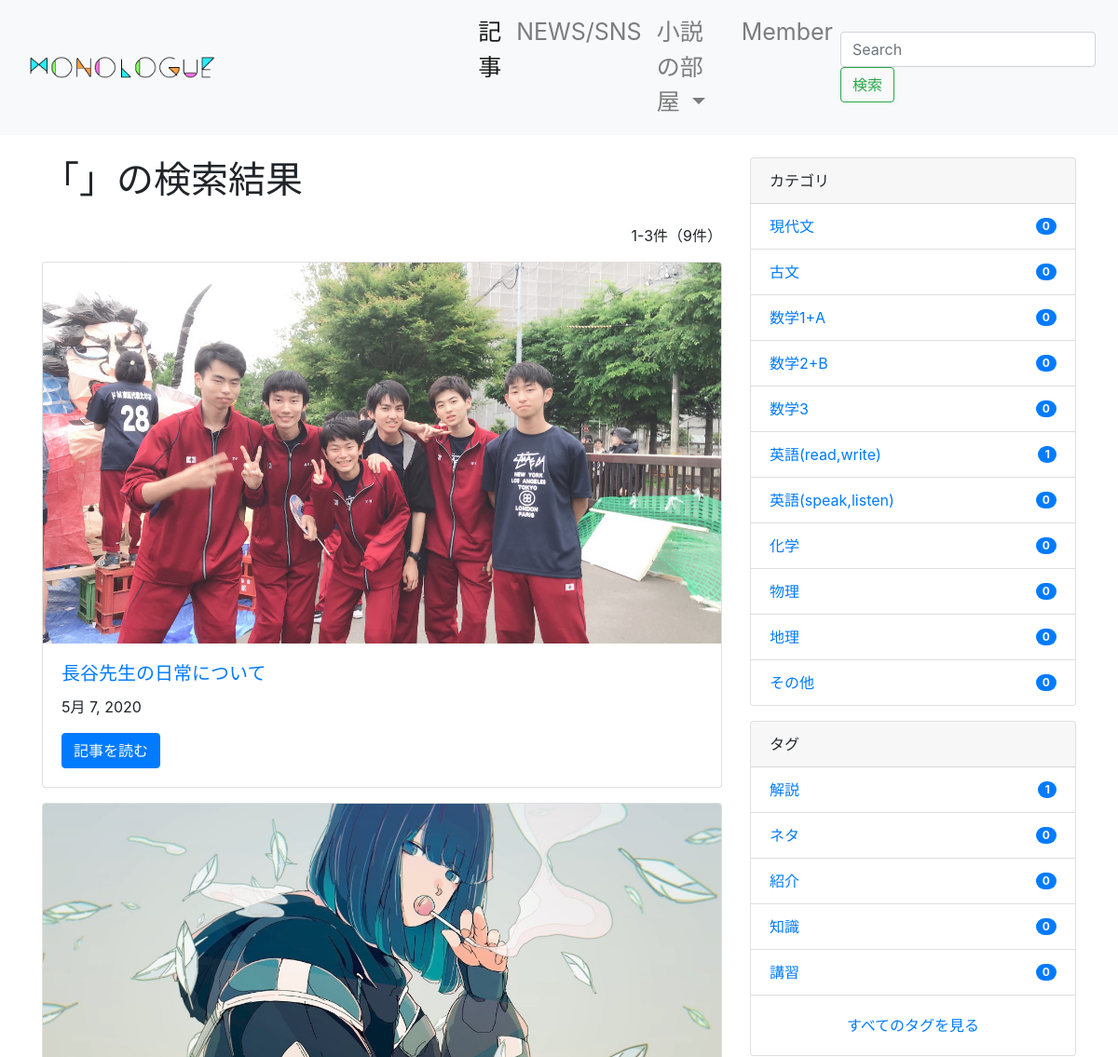
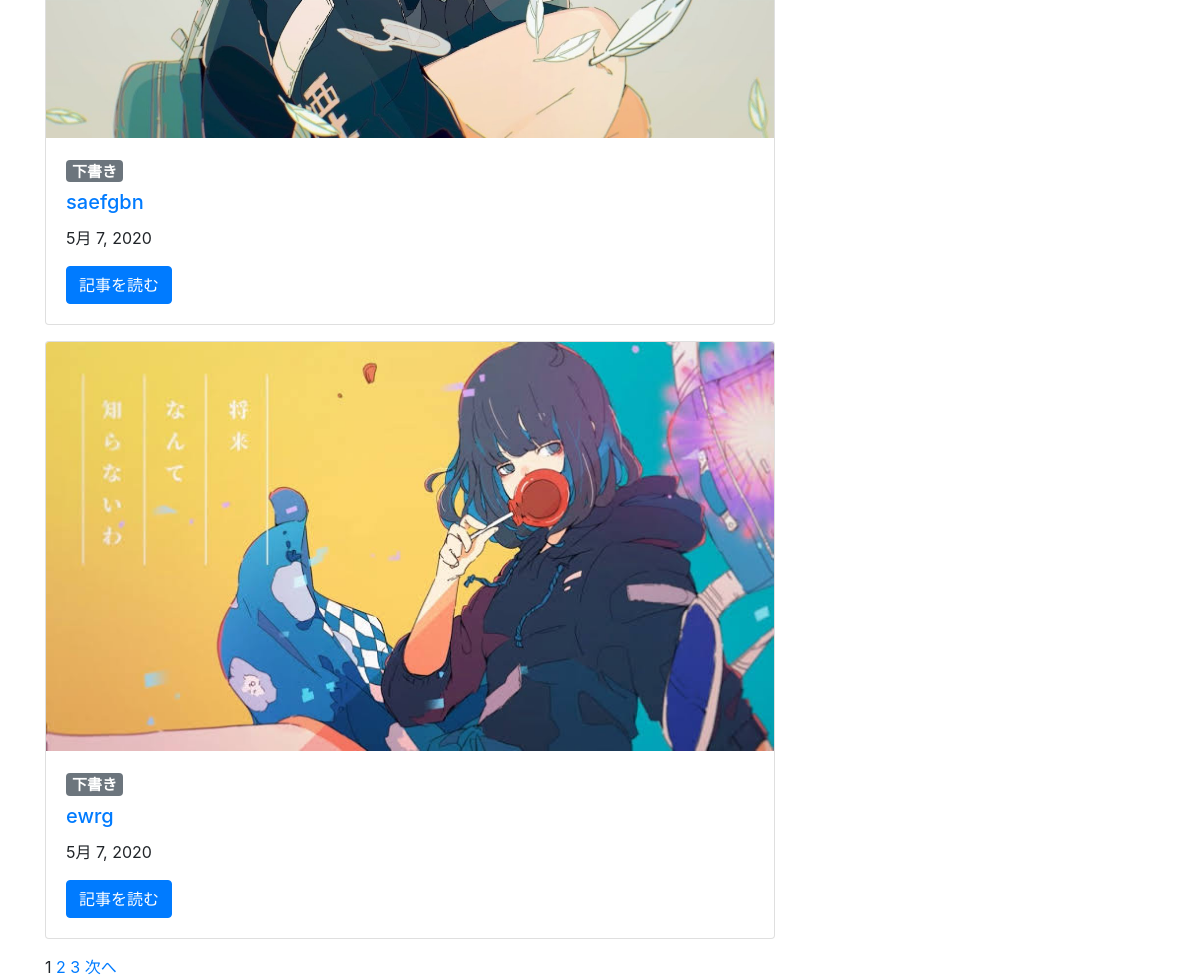
The app's page /search/ (signed in) with its own data (2 pictures, top to bottom).
### blog/models.py (models this page shows, shortened)
class Post(models.Model):
    category = models.ForeignKey(Category, on_delete=models.PROTECT)
    tags = models.ManyToManyField(Tag, blank=True)
    title = models.CharField(max_length=255)
    content = models.TextField()
    description = models.TextField(blank=True)
    image = models.ImageField(
        upload_to='post_images/', null=True, blank=False)
    created_at = models.DateTimeField(auto_now_add=True)
    updated_at = models.DateTimeField(auto_now=True)
    published_at = models.DateTimeField(blank=True, null=True)
    is_public = models.BooleanField(default=False)
    class Meta:
        ordering = ['-created_at']

class Category(models.Model):
    name = models.CharField(max_length=255)
    slug = models.SlugField(unique=True)
    timestamp = models.DateTimeField(auto_now_add=True)

class Tag(models.Model):
    name = models.CharField(max_length=255)
    slug = models.SlugField(unique=True)
    timestamp = models.DateTimeField(auto_now_add=True)

### blog/views.py (the view)
# urls.py: path('search/', SearchPostView.as_view(), name='search_post'),
class SearchPostView(ListView):
    model = Post
    template_name = 'blog/search_post.html'
    paginate_by = 3
    def get_queryset(self):
        query = self.request.GET.get('q', None)
        lookups = (
                Q(title__icontains=query) |
                Q(content__icontains=query) |
                Q(category__name__icontains=query) |
                Q(tags__name__icontains=query)
        )
        if query is not None:
            qs = super().get_queryset().filter(lookups).distinct()
            return qs
        qs = super().get_queryset()
        return qs
    def get_context_data(self, **kwargs):
        context = super().get_context_data(**kwargs)
        query = self.request.GET.get('q')
        context['query'] = query
        return context

### dbsite/context_processors.py (called while the page is built)
def common(request):
    context = {
        'categories': Category.objects.annotate(
            num_posts=Count('post', filter=Q(post__is_public=True))),
        'tags': Tag.objects.annotate(
            num_posts=Count('post', filter=Q(post__is_public=True))),
    }
    return context

### blog/templates/blog/search_post.html (shortened to what this page needs)
{% extends "base.html" %}
{% block content %}
<div class="container">
  <div class="row">
    <main class="col-md-8">
      <h1 class="mb-4">「{% if query %}{{ query }}{% endif %}」の検索結果</h1>
      <p class="text-right">{{ page_obj.start_index }}-{{ page_obj.end_index }}件（{{ paginator.count }}件）</p>
      {% include "blog/snippets/main_post_list.html" %}
      {% include "blog/snippets/pagination.html" %}
    </main>
    <aside class="col-md-4">
      {% include "blog/snippets/sidebar.html" %}
    </aside>
  </div>
</div>
{% endblock %}

### blog/templates/blog/snippets/main_post_list.html
{% for post in object_list %}
{% if user.is_authenticated or post.is_public %}
<div class="card mb-3">
  {% if post.image %}
  <a href="{% url 'blog:post_detail' post.id %}">
    <img class="card-img-top" src="{{ post.image.url }}" alt="{{ post.title }}">
  </a>
  {% endif %}
  <div class="card-body">
    {% if not post.is_public %}
    <h5><span class="badge badge-secondary">下書き</span></h5>
    {% endif %}
    <a href="{% url 'blog:post_detail' post.id %}">
      <h5 class="card-title">{{ post.title }}</h5>
    </a>
    <p class="card-text">{{ post.published_at|date }}</p>
    <a href="{% url 'blog:post_detail' post.id %}" class="btn btn-primary">記事を読む</a>
  </div>
</div>
{% endif %}
{% empty %}
<p>まだ投稿はありません。</p>
{% endfor %}

### blog/templates/blog/snippets/sidebar.html
<div class="card mb-3">
  <div class="card-header">
    カテゴリ
  </div>
  <ul class="list-group list-group-flush">
    {% for category in categories|dictsort:"id" %}
    <li class="list-group-item d-flex justify-content-between align-items-center">
      <a href="{% url 'blog:category_post' category.slug %}" class="card-link">{{ category.name }}</a>
      <span class="badge badge-primary badge-pill">{{ category.num_posts }}</span>
    </li>
    {% endfor %}
  </ul>
</div>
<div class="card">
  <div class="card-header">
    タグ
  </div>
  <ul class="list-group list-group-flush">
    {% for tag in tags|dictsortreversed:"num_posts"|slice:":5" %}
    <li class="list-group-item d-flex justify-content-between align-items-center">
      <a href="{% url 'blog:tag_post' tag.slug %}" class="card-link">{{ tag.name }}</a>
      <span class="badge badge-primary badge-pill">{{ tag.num_posts }}</span>
    </li>
    {% endfor %}
  </ul>
  <div class="card-body text-center">
    <a href="{% url 'blog:tag_list' %}" class="card-link">すべてのタグを見る</a>
  </div>
</div>

### records on screen
Post: image (picture), title "長谷先生の日常について", published_at "5月 7, 2020"
Post: image (placeholder picture), is_public "下書き", title "saefgbn", published_at "5月 7, 2020"
Post: image (picture), is_public "下書き", title "ewrg", published_at "5月 7, 2020"
Category: name "現代文", num_posts "0"
Category: name "古文", num_posts "0"
Category: name "数学1+A", num_posts "0"
Category: name "数学2+B", num_posts "0"
Category: name "数学3", num_posts "0"
Category: name "英語(read,write)", num_posts "1"
Category: name "英語(speak,listen)", num_posts "0"
Category: name "化学", num_posts "0"
Category: name "物理", num_posts "0"
Category: name "地理", num_posts "0"
Category: name "その他", num_posts "0"
Tag: name "解説", num_posts "1"
Tag: name "ネタ", num_posts "0"
Tag: name "紹介", num_posts "0"
Tag: name "知識", num_posts "0"
Tag: name "講習", num_posts "0"

### other values on screen
{{ page_obj.start_index }} "1"
{{ page_obj.end_index }} "3"
{{ paginator.count }} "9"
{{ num }} "1"
{{ num }} "2" "3"
